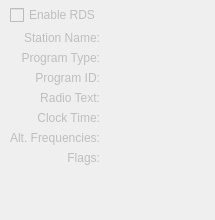
<?xml version="1.0" encoding="UTF-8"?>
<ui version="4.0">
 <class>DockRDS</class>
 <widget class="QDockWidget" name="DockRDS">
  <property name="enabled">
   <bool>false</bool>
  </property>
  <property name="geometry">
   <rect>
    <x>0</x>
    <y>0</y>
    <width>215</width>
    <height>220</height>
   </rect>
  </property>
  <property name="minimumSize">
   <size>
    <width>89</width>
    <height>104</height>
   </size>
  </property>
  <property name="allowedAreas">
   <set>Qt::LeftDockWidgetArea|Qt::RightDockWidgetArea</set>
  </property>
  <property name="windowTitle">
   <string>RDS</string>
  </property>
  <widget class="QWidget" name="dockWidgetContents">
   <layout class="QVBoxLayout" name="verticalLayout">
    <property name="spacing">
     <number>5</number>
    </property>
    <property name="leftMargin">
     <number>5</number>
    </property>
    <property name="topMargin">
     <number>0</number>
    </property>
    <property name="rightMargin">
     <number>5</number>
    </property>
    <property name="bottomMargin">
     <number>0</number>
    </property>
    <item>
     <widget class="QScrollArea" name="scrollArea">
      <property name="frameShape">
       <enum>QFrame::NoFrame</enum>
      </property>
      <property name="frameShadow">
       <enum>QFrame::Sunken</enum>
      </property>
      <property name="widgetResizable">
       <bool>true</bool>
      </property>
      <widget class="QWidget" name="scrollAreaWidgetContents">
       <property name="geometry">
        <rect>
         <x>0</x>
         <y>0</y>
         <width>205</width>
         <height>203</height>
        </rect>
       </property>
       <layout class="QFormLayout" name="formLayout">
        <property name="fieldGrowthPolicy">
         <enum>QFormLayout::ExpandingFieldsGrow</enum>
        </property>
        <property name="labelAlignment">
         <set>Qt::AlignRight|Qt::AlignTrailing|Qt::AlignVCenter</set>
        </property>
        <property name="leftMargin">
         <number>5</number>
        </property>
        <property name="topMargin">
         <number>5</number>
        </property>
        <property name="rightMargin">
         <number>5</number>
        </property>
        <property name="bottomMargin">
         <number>5</number>
        </property>
        <item row="1" column="0">
         <widget class="QLabel" name="label">
          <property name="text">
           <string>Station Name:</string>
          </property>
          <property name="alignment">
           <set>Qt::AlignRight|Qt::AlignTrailing|Qt::AlignVCenter</set>
          </property>
         </widget>
        </item>
        <item row="1" column="1">
         <widget class="QLabel" name="station_name">
          <property name="sizePolicy">
           <sizepolicy hsizetype="Preferred" vsizetype="Preferred">
            <horstretch>0</horstretch>
            <verstretch>0</verstretch>
           </sizepolicy>
          </property>
          <property name="minimumSize">
           <size>
            <width>0</width>
            <height>0</height>
           </size>
          </property>
          <property name="text">
           <string/>
          </property>
         </widget>
        </item>
        <item row="2" column="0">
         <widget class="QLabel" name="label_3">
          <property name="text">
           <string>Program Type:</string>
          </property>
          <property name="alignment">
           <set>Qt::AlignRight|Qt::AlignTrailing|Qt::AlignVCenter</set>
          </property>
         </widget>
        </item>
        <item row="2" column="1">
         <widget class="QLabel" name="program_type">
          <property name="sizePolicy">
           <sizepolicy hsizetype="Preferred" vsizetype="Preferred">
            <horstretch>0</horstretch>
            <verstretch>0</verstretch>
           </sizepolicy>
          </property>
          <property name="minimumSize">
           <size>
            <width>0</width>
            <height>0</height>
           </size>
          </property>
          <property name="text">
           <string/>
          </property>
         </widget>
        </item>
        <item row="3" column="0">
         <widget class="QLabel" name="label_4">
          <property name="text">
           <string>Program ID:</string>
          </property>
          <property name="alignment">
           <set>Qt::AlignRight|Qt::AlignTrailing|Qt::AlignVCenter</set>
          </property>
         </widget>
        </item>
        <item row="3" column="1">
         <widget class="QLabel" name="program_information">
          <property name="sizePolicy">
           <sizepolicy hsizetype="Preferred" vsizetype="Preferred">
            <horstretch>0</horstretch>
            <verstretch>0</verstretch>
           </sizepolicy>
          </property>
          <property name="minimumSize">
           <size>
            <width>0</width>
            <height>0</height>
           </size>
          </property>
          <property name="text">
           <string/>
          </property>
         </widget>
        </item>
        <item row="4" column="0">
         <widget class="QLabel" name="label_5">
          <property name="sizePolicy">
           <sizepolicy hsizetype="Preferred" vsizetype="Preferred">
            <horstretch>0</horstretch>
            <verstretch>0</verstretch>
           </sizepolicy>
          </property>
          <property name="text">
           <string>Radio Text:</string>
          </property>
          <property name="alignment">
           <set>Qt::AlignRight|Qt::AlignTrailing|Qt::AlignVCenter</set>
          </property>
         </widget>
        </item>
        <item row="4" column="1">
         <widget class="QLabel" name="radiotext">
          <property name="sizePolicy">
           <sizepolicy hsizetype="Preferred" vsizetype="Preferred">
            <horstretch>0</horstretch>
            <verstretch>0</verstretch>
           </sizepolicy>
          </property>
          <property name="minimumSize">
           <size>
            <width>0</width>
            <height>0</height>
           </size>
          </property>
          <property name="text">
           <string/>
          </property>
         </widget>
        </item>
        <item row="5" column="0">
         <widget class="QLabel" name="label_6">
          <property name="text">
           <string>Clock Time:</string>
          </property>
          <property name="alignment">
           <set>Qt::AlignRight|Qt::AlignTrailing|Qt::AlignVCenter</set>
          </property>
         </widget>
        </item>
        <item row="5" column="1">
         <widget class="QLabel" name="clocktime">
          <property name="sizePolicy">
           <sizepolicy hsizetype="Preferred" vsizetype="Preferred">
            <horstretch>0</horstretch>
            <verstretch>0</verstretch>
           </sizepolicy>
          </property>
          <property name="maximumSize">
           <size>
            <width>16777215</width>
            <height>16777215</height>
           </size>
          </property>
          <property name="text">
           <string/>
          </property>
         </widget>
        </item>
        <item row="6" column="0">
         <widget class="QLabel" name="label_7">
          <property name="text">
           <string>Alt. Frequencies:</string>
          </property>
          <property name="alignment">
           <set>Qt::AlignRight|Qt::AlignTrailing|Qt::AlignVCenter</set>
          </property>
         </widget>
        </item>
        <item row="6" column="1">
         <widget class="QLabel" name="alt_freq">
          <property name="sizePolicy">
           <sizepolicy hsizetype="Preferred" vsizetype="Preferred">
            <horstretch>0</horstretch>
            <verstretch>0</verstretch>
           </sizepolicy>
          </property>
          <property name="maximumSize">
           <size>
            <width>16777215</width>
            <height>16777215</height>
           </size>
          </property>
          <property name="text">
           <string/>
          </property>
         </widget>
        </item>
        <item row="7" column="0">
         <widget class="QLabel" name="label_2">
          <property name="text">
           <string>Flags:</string>
          </property>
          <property name="alignment">
           <set>Qt::AlignRight|Qt::AlignTrailing|Qt::AlignVCenter</set>
          </property>
         </widget>
        </item>
        <item row="7" column="1">
         <widget class="QLabel" name="flags">
          <property name="sizePolicy">
           <sizepolicy hsizetype="Preferred" vsizetype="Preferred">
            <horstretch>0</horstretch>
            <verstretch>0</verstretch>
           </sizepolicy>
          </property>
          <property name="maximumSize">
           <size>
            <width>16777215</width>
            <height>16777215</height>
           </size>
          </property>
          <property name="text">
           <string/>
          </property>
         </widget>
        </item>
        <item row="0" column="0" colspan="2">
         <widget class="QCheckBox" name="rdsCheckbox">
          <property name="sizePolicy">
           <sizepolicy hsizetype="Preferred" vsizetype="Preferred">
            <horstretch>0</horstretch>
            <verstretch>0</verstretch>
           </sizepolicy>
          </property>
          <property name="mouseTracking">
           <bool>true</bool>
          </property>
          <property name="focusPolicy">
           <enum>Qt::StrongFocus</enum>
          </property>
          <property name="toolTip">
           <string>Enable or disable decoding of RDS data</string>
          </property>
          <property name="text">
           <string>Enable RDS</string>
          </property>
         </widget>
        </item>
       </layout>
      </widget>
     </widget>
    </item>
   </layout>
  </widget>
 </widget>
 <resources/>
 <connections/>
</ui>
